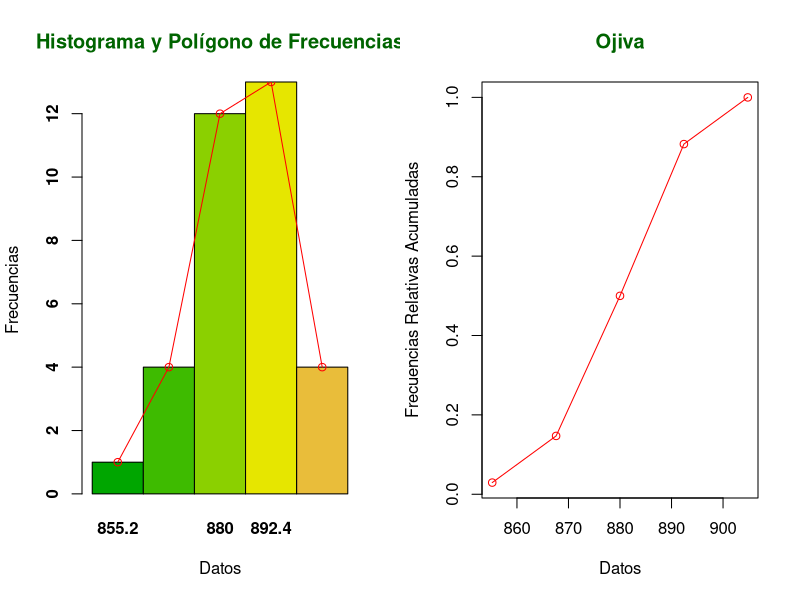

R code for this plot:
## ---- chunk 1
library(dplyr)
## ---- chunk 2
headers <- c("ranking", "nombre", "presion", "lugar", "ano")

huracanes <- read.csv("huracanes.csv", encoding = "UTF-8", col.names = headers, sep = ";")
head(huracanes, 10)
## ---- chunk 3
histograma = function(X) {
  k = nclass.scott(X)
    
    
  Rango = ceiling(max(X) - min(X))  #Cálculo rango
  a = round(Rango/k, 1)  #Cálculo ancho de clase.
  c = abs(round(a * k - Rango, 1))
    
  #Cálculo límites de clase inferiores
  LimClasInf = numeric(k)  
  LimClasInf[1] = min(X) - c/2
  for (i in 2:k) {
        LimClasInf[i] = LimClasInf[i - 1] + a
  }
  LimClasInf = round(LimClasInf, 2)
  
  #Cálculo limites de clase superiores
  LimClasSup = numeric(k)  
  LimClasSup[1] = LimClasInf[1] + a
  for (i in 2:k) {
      LimClasSup[i] = LimClasSup[i - 1] + a
  }
  LimClasSup = round(LimClasSup, 2)
  
  #Cálculo marcas de clase
  MarClas = numeric(k)  
  for (i in 1:k) {
      MarClas[i] = (LimClasInf[i] + LimClasSup[i])/2
  }
  
  MarClas = round(MarClas, 2)
  
  Freq = numeric(k)
  for (i in 1:k) {
      Freq[i] = length(X[X >= LimClasInf[i] & X < LimClasSup[i]])
  }
  
  FreqAc = cumsum(Freq)  #Cálculo Frecuencias Acumuladas
  Rel = round(Freq/sum(Freq), 4)  #Cálculo Frecuencias Relativas
  RelAc = round(cumsum(Rel), 4)  #Cálculo de Frecuencias Relativas Acumuladas 
  
  # Tabla de Frecuencias
  TabFreq = data.frame(LimClasInf, LimClasSup, MarClas, Freq, FreqAc, Rel, 
      RelAc)
  print(TabFreq)
  
  par(mfrow = c(1, 2))
  
  # Histograma con Polígono de Frecuencias
  TabFreq.bar = barplot(TabFreq$Freq, space = 0, font = 2, col.main = "darkgreen", 
      main = "Histograma y Polígono de Frecuencias", xlab = "Datos", ylab = "Frecuencias", 
      names.arg = MarClas, col = terrain.colors(8))
  lines(x = TabFreq.bar, y = TabFreq$Freq, col = "red")
  points(x = TabFreq.bar, y = TabFreq$Freq, col = "red")
  
  # Generando Ojiva
  plot(TabFreq$MarClas, TabFreq$RelAc, col = "red", ylab = "Frecuencias Relativas Acumuladas", 
      xlab = "Datos")
  lines(TabFreq$MarClas, TabFreq$RelAc, col = "red")
  title(main = "Ojiva", col.main = "darkgreen")
}
## ---- chunk 4

## ---- chunk 5
set.seed(3211)

X <- round(rnorm(
  nrow(huracanes),
  mean(huracanes[,"presion"]),
  sd(huracanes[,"presion"], na.rm = FALSE))) 

histograma(X) 
